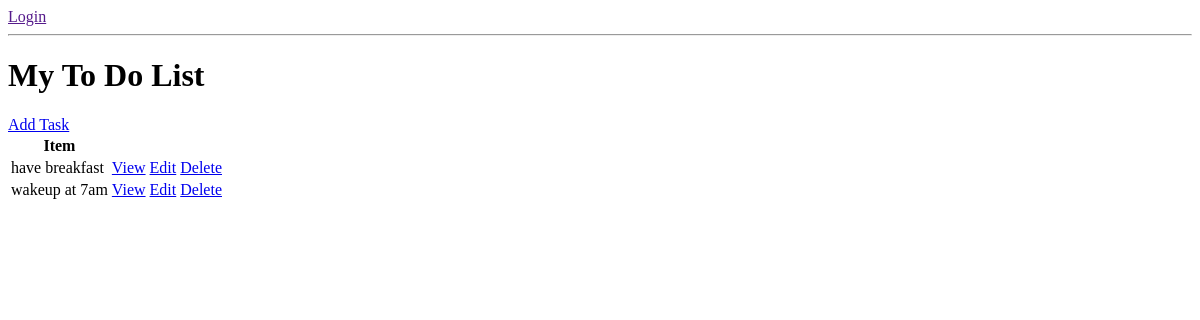
/, run on an earlier commit of the app's database.
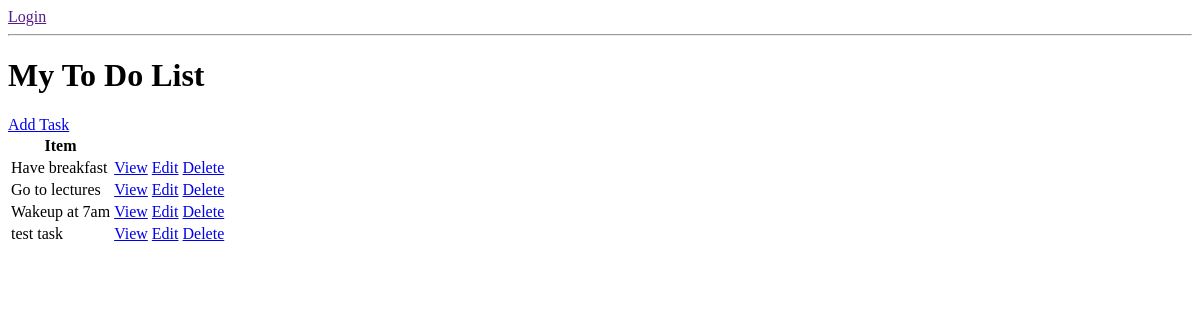
And on a later commit of the database.
### api/models.py (models this page shows, shortened)
class Task(models.Model):
    user = models.ForeignKey( User, on_delete=models.CASCADE, null=True, blank=True )
    title = models.CharField( max_length=200 )
    description = models.TextField( null=True, blank=True )
    complete = models.BooleanField( default=False )
    created = models.DateTimeField( auto_now_add=True )
    class Meta:
        ordering = ['complete']

### api/views.py (the view)
# urls.py: path('', TaskList.as_view(), name='tasks'),
class TaskList(ListView):
    model = Task
    context_object_name = 'tasks'  # for task_list

### api/templates/api/task_list.html
{% if request.user.is_authenticated %}
<p>{{ request.user }}</p>
<a href=""> Logout </a>
{% else %}
<a href=""> Login </a>
{% endif %}
<hr />
<h1>My To Do List</h1>
<a href="{% url 'task-create' %}"> Add Task </a>
<table>
  <tr>
    <th>Item</th>
    <th></th>
    <th></th>
    <th></th>
  </tr>
  {% for task in tasks %}
  <tr>
    <td>{{ task.title }}</td>
    <td><a href="{% url 'task' task.id %}"> View </a></td>
    <td><a href="{% url 'task-update' task.id %}"> Edit </a></td>
    <td><a href="{% url 'task-delete' task.id %}"> Delete </a></td>
  </tr>
  {% empty %}
  <h3>No items in list</h3>
  {% endfor %}
</table>

What changed in the data, as far as the page shows it:
changed Task: title "have breakfast" → "Have breakfast"
added Task: title "Go to lectures"
changed Task: title "wakeup at 7am" → "Wakeup at 7am"
added Task: title "test task"
